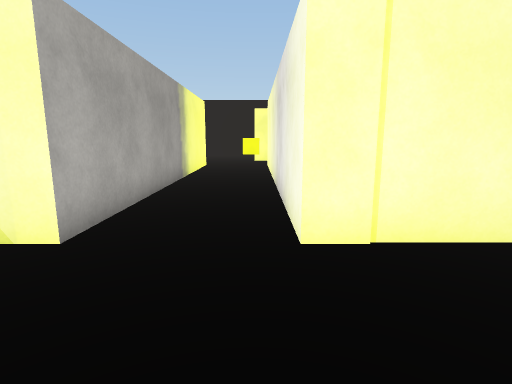
View 1 (above)

13 first-person views from a walk through a Unity game level. The camera is 1.5 m above the floor, tilts 10° down and sees 80° across. The floor is counted in squares, 1 m on a side. Each view is taken from the middle of a square. On the plan, view 1 faces up. The plan holds only what a view shows up to about 15 squares ahead; the rest is blank. The player character is not drawn. Surface patterns are stand-ins for the level's own textures.

View 2
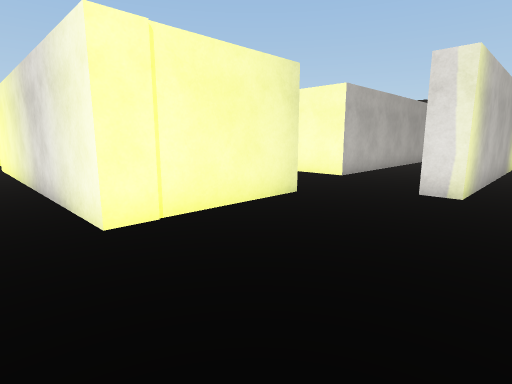

View 3
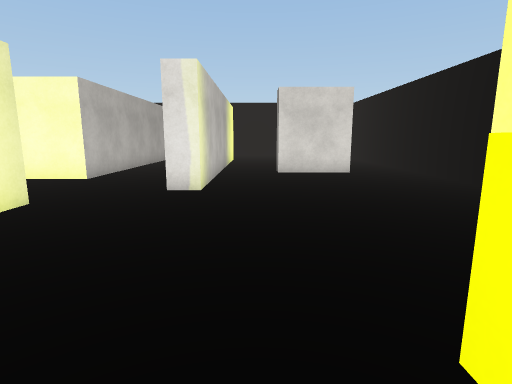

View 4
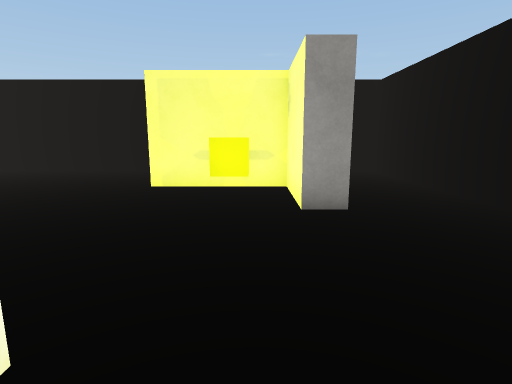

View 5
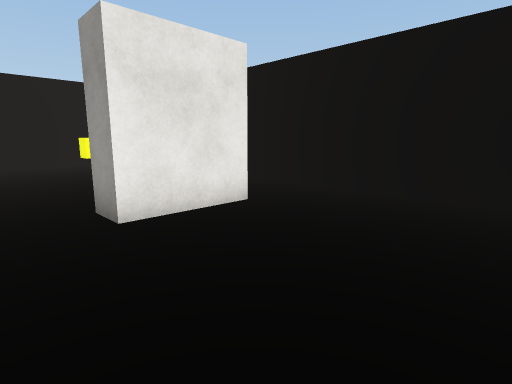

View 6
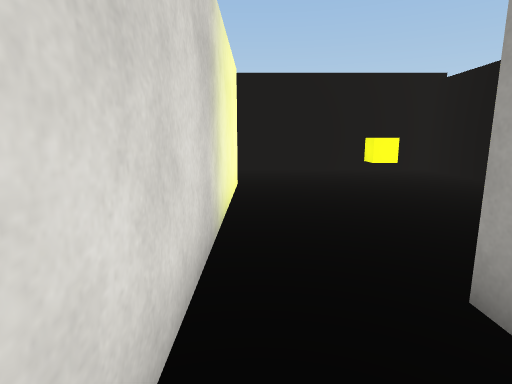

View 7
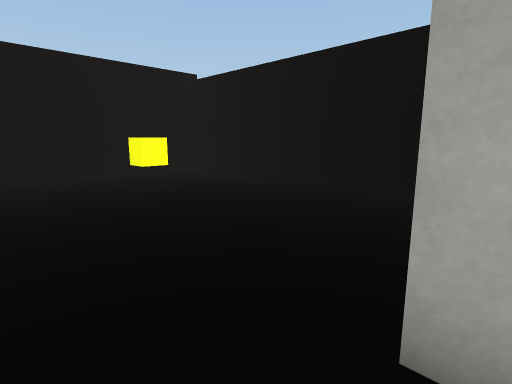

View 8
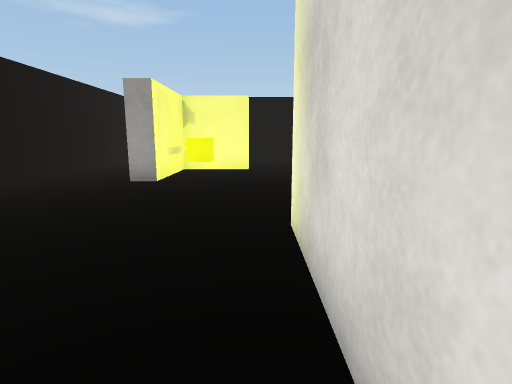

View 9
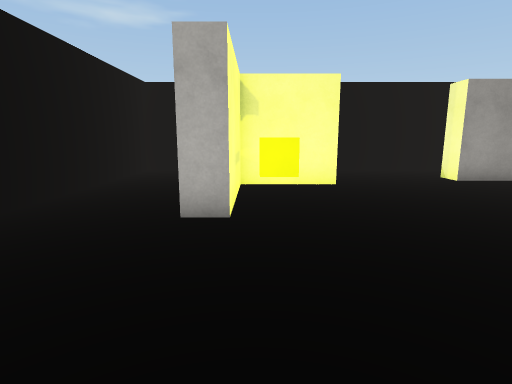

View 10
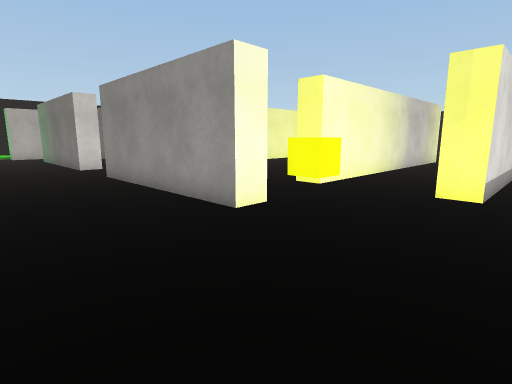

View 11
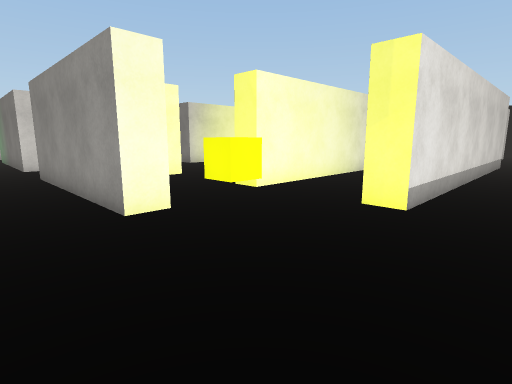

View 12
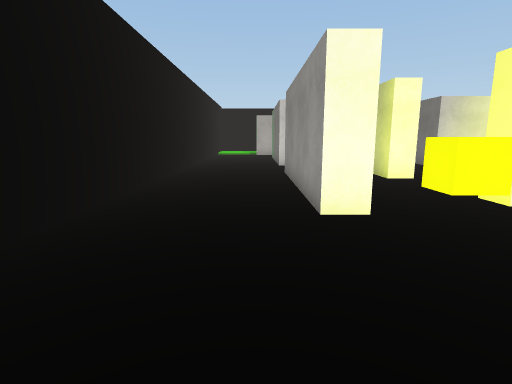

View 13
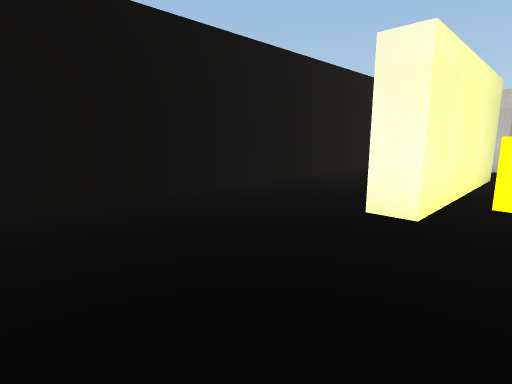

### Floor plan
Points are (right, up) in squares from view 1. A wall is a line through its corners. A room is listed if a view was taken in it or the views show most of it. See-through windows are left out.
Room 1 (views 1, 2, 3, 5, 6, 9)
walls: (-3, -0.4) (-2, -0.4) (-2, -3.5) (2.3, -3.5) (2.3, -4.5); (6, 4.2) (0.6, 4.2); (-2.8, 4.2) (-3.9, 4.2); (12.5, 0.6) (7.8, 0.6) (7.8, 1.6); (12.4, -5.2) (12.4, -2); (-6.4, 4.4) (-6.4, -8.1) (12.5, -8.1)
ways out: opening at (-2.8, 4.6) to room 2; opening at (7, 2.7) to room 2; opening at (13, -6.5) to room 2; opening at (13, -0.5) to room 2
objects: yellow cube (0, -3) to (0, -2)
Room 2 (views 4, 7, 8, 10, 11, 12, 13)
walls: (5.5, 17) (5.5, 18) (7, 18); (11, 20.6) (11, 21.7) (13.2, 21.7); (7.6, 20.7) (-0.1, 20.7) (-0.1, 21.7) (7.6, 21.7); (14.2, 5.3) (10.3, 5.3) (10.3, 7.6); (9.1, 26.6) (-5.5, 26.6); (-2.8, 15.1) (-2.8, 4.2); (0.6, 4.2) (0.6, 17.3) (1.8, 17.3); (12.4, -2) (13.6, -2); (21.1, 0.6) (12.5, 0.6); (-3.8, 4.6) (-3.8, 17.3) (-2.8, 17.3); (-6.4, 5.9) (-6.4, 4.4); (12.5, -8.1) (25.7, -8.1) (25.7, 0.9)
ways out: opening at (-2.8, 4.6) to room 1; opening at (7, 2.7) to room 1; opening at (13, -6.5) to room 1; opening at (13, -0.5) to room 1
objects: yellow cube (0, 19); yellow cube (24, -5)

Positions as (right, up) in squares from view 1, and headings:
1: (0, 0), facing up
2: (-1, -1), facing up-right
3: (-1, -1), facing right
4: (-1, 6), facing down
5: (7, 0), facing down-right
6: (11, 0), facing right
7: (13, 0), facing down-right
8: (13, 0), facing left
9: (8, -3), facing left
10: (-5, 26), facing down-right
11: (-6, 24), facing down-right
12: (-6, 23), facing right
13: (-6, 19), facing up-right
